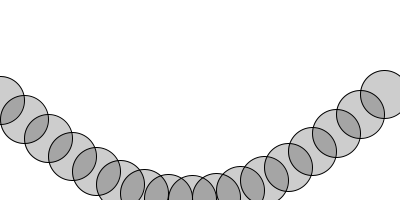
Frame 1 (no input)
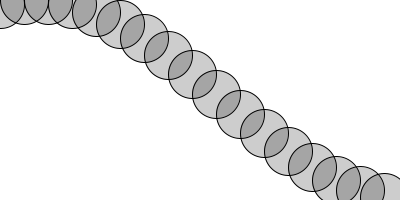
Frame 60 (the mouse pressed at the canvas centre just before this capture)
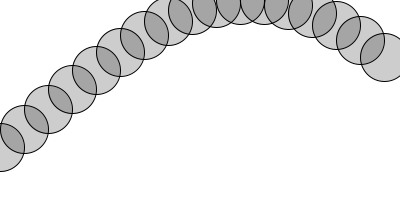
Frame 120 (the mouse held since frame 60 and released just before this capture)

The Processing sketch that drew these frames (run headless with seeded random() and noise(); from frame 60 on, the mouse is pressed at the canvas centre):

// Processing sketch: simple_wave_undulation_with_Circles
// ── simple_wave_undulation_with_Circles.pde
float startAngle = 0;
float angleVel = .2;

void setup() {
  size(400, 200);
}

void draw() {
  background(255);
  
  float angle = startAngle;
  
  for(int x = 0; x <= width; x += 24) {
    float y = map(sin(angle), -1, 1, 0, height);
    stroke(0);
    fill(0, 50);
    ellipse(x, y, 48, 48);
    angle += angleVel;
  }
  
  startAngle += .075;
}
